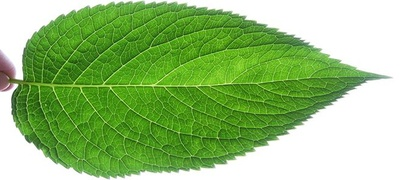
%> input picture Descriptors/leaf.jpg, 420 x 180 px, shrunk from 690 x 296 before the run
$ octave Descriptors.m   (GNU Octave 9; MATLAB toolbox functions it lacks are replaced by stand-ins)
%> lines starting %> are read from the running program, lines starting %| are printed output that depends on the picture; in (x1, y1, x2, y2) boxes, pixels count from 0 and x2, y2 are one past the last pixel; in counts of white or black regions, pixels touching at a corner belong together; the program's own positions count from 1
### Descriptors/fdescriptors.m
function [c,I] = fdescriptors(I)
%Segmentation sthn eikona, prokeimenou to fyllo na einai mauro kai to
%background leuko. Etsi, mporoume efarmozontas tis antistoixes maskes sobel
%kata thn orizontia kai ka8eth dieu8unsh, kai pairnontas thn tetragwnikh
%riza tou tetragwnou twn a8roismatwn tous, na krathsoume mono to perigramma
%tou fyllou
    T=241;
    I(I>T)=255;
    I(I<T)=0;

    sobelH = [-1 -2 -1 ;  0 0 0 ;  1 2 1];
    sobelV = [-1  0  1 ; -2 0 2 ; -1 0 1];

    sH = convolve( I, sobelH );
    sV = convolve( I, sobelV );
    s=(sH.^2+sV.^2).^0.5;
    figure;
    imshow(s), title('Sobel');


    s(s>0)=1;
    I=s;


    % Find a starting point on the boundary
    [x, y] = find(I~=0);

    schema = bwtraceboundary(I, [x(1), y(1)],'E',8,Inf,'clockwise');

    for i=1:length(schema)
         c(i) = schema(i,2) + 1i*schema(i,1);
    end

end

### Descriptors/convolve.m
function [ A ] = convolve( a, h )
a = double(a);
h = double(h);
	d = floor(size(h,1)/2);
	a = padarray(a, [d d], 'replicate');
	[N1, N2] = size(a);
	A = zeros(N1, N2);

	for row=1+d : 1 : N1-d
		for col=1+d : 1 : N2-d
			s = a(row-d:row+d, col-d:col+d) .* h;
			A(row, col) = sum( s(:) );
		end
	end
	A = A(1+d:end-d, 1+d:end-d);
end

### Descriptors/reconstruct.m
function [ischema] = reconstruct(c,Num)

    Period=floor(length(c)/Num);

    d=c(1:Period:length(c));

    descriptors=fft(d);

    ischema=ifft(descriptors);
end

### Descriptors/Descriptors.m
close all;
clear;

I = imread('leaf.jpg');
%> I is the input picture: size 180x420x3 uint8; mean R, G, B 152.6, 192.6, 126.2
I = rgb2gray(I);
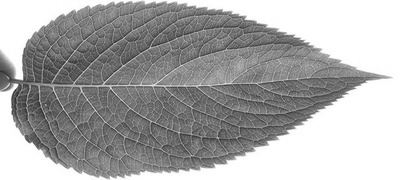
%> I: size 180x420 uint8; min 40, max 255, mean 173.1


[c,I]=fdescriptors(I);
%> in fdescriptors, `I(I>T)=255;`: I: size 180x420 uint8; 6.53% of pixels changed, all inside (x1, y1, x2, y2) = (0, 0, 400, 180)
%> in fdescriptors, `I(I<T)=0;`:
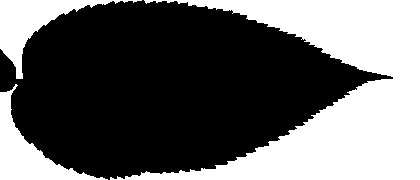
%> I: size 180x420 uint8; min 0, max 255, mean 100.5
%> call 2 of convolve, with h = [-1 0 1; -2 0 2; -1 0 1]
%> after the loop in convolve (call 2), `for row=1+d : 1 : N1-d`:
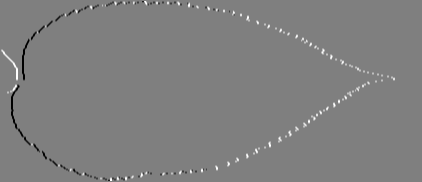
%> A: size 182x422 double; min -1020, max 1020, mean 1.1; drawn with min black and max white
%> in fdescriptors, `imshow(s)`:
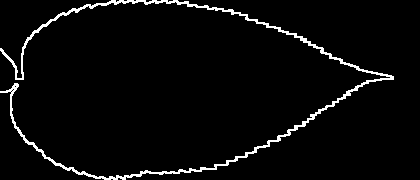
%> displayed picture: size 180x420, on the screen's scale of 0 to 255; 3.6% white in thin lines or dots
%> in fdescriptors, `s(s>0)=1;`:
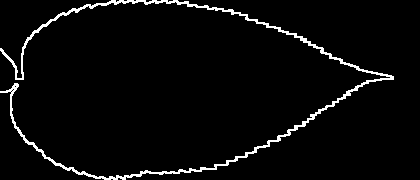
%> s: size 180x420 double; values 0 (black) and 1 (white), 3.6% white in thin lines or dots
%> in fdescriptors, `[x, y] = find(I~=0);`: x = 2741 values from 1 to 180; y = 2741 values from 1 to 394
%> in fdescriptors, `schema = bwtraceboundary(I, [x(1), y(1)],'E',8,Inf,'clockwise');`: schema = 1980 rows, first 12: [49 1; 49 2; 50 3; 51 4; 52 4; 53 5; 54 6; 55 7; 56 8; 57 9; 58 10; 59 11]

% c=c+(40+50*(1i));
%c=c*exp(pi/2*1i);
%c=c*0.5;


%Num, number of descriptors. Give 1,2,4,8,..,256,512,..3499
Num=8;
ischema= reconstruct(c,Num);
figure, imshow(imcomplement(bwperim(I)));
hold on, plot(ischema,'b');
%> after `plot(ischema,'b')`:
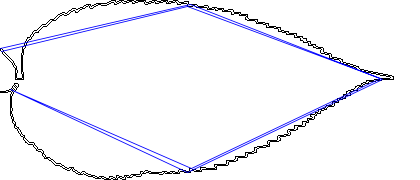
%> figure redrawn from the program's plot data

figure ;
plot(ischema,'b');
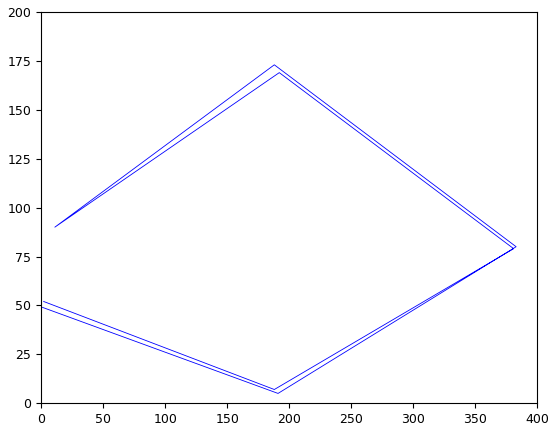
%> figure redrawn from the program's plot data
